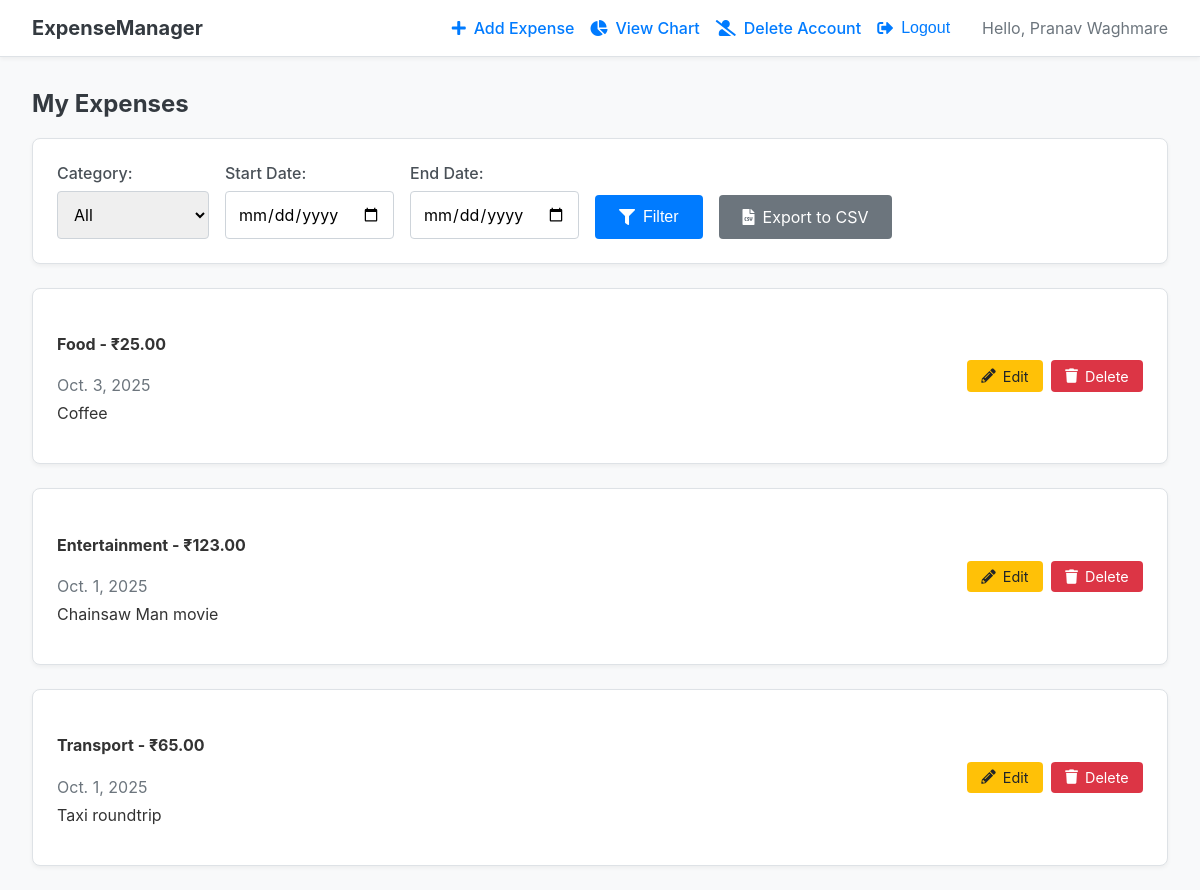
Before: / (signed in) with the older database file.
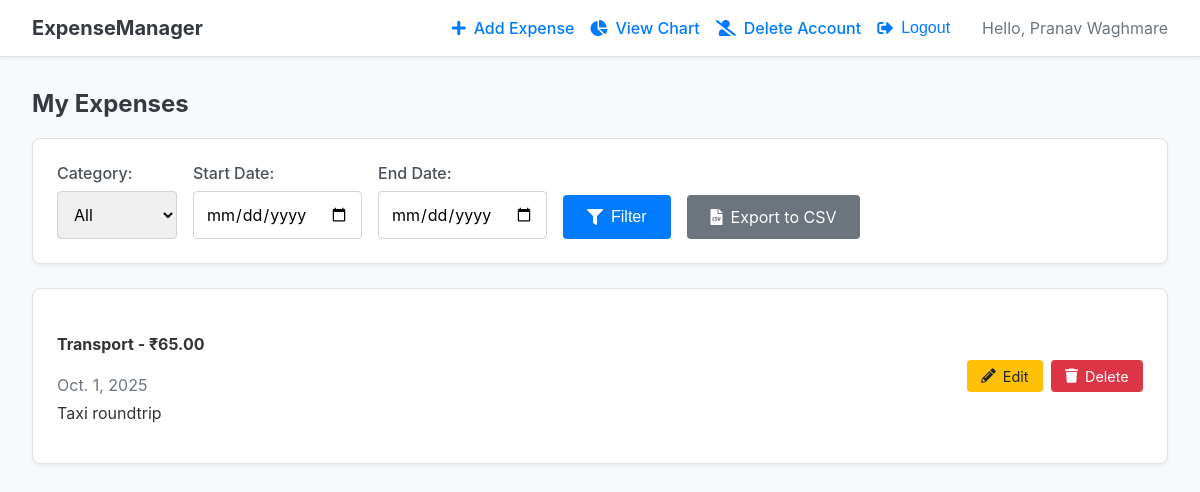
After: the same page with the newer database file.
### expenses/models.py (models this page shows, shortened)
class Expense(models.Model):
    CATEGORY_CHOICES = [
        ('Entertainment', 'Entertainment'),
        ('Food', 'Food'),
        ('Transport', 'Transport'),
        ('Bills', 'Bills'),
        ('Healthcare', 'Healthcare'),
        ('Other', 'Other'),
    ]
    user = models.ForeignKey(User, on_delete=models.CASCADE)
    date = models.DateField()
    amount = models.DecimalField(max_digits=10, decimal_places=2)  # Using DecimalField is best practice for currency
    category = models.CharField(max_length=100, choices=CATEGORY_CHOICES)
    description = models.TextField(blank=True, null=True)  # Optional description

### expenses/views.py (the view)
# urls.py: path('', views.view_expenses, name='view_expenses'), # Dashboard/Home Page [cite: 76]
@login_required
def view_expenses(request):
    expenses = Expense.objects.filter(user=request.user).order_by('-date')
    categories = Expense.objects.filter(user=request.user).values_list('category', flat=True).distinct()
    category_filter = request.GET.get('category')
    start_date_filter = request.GET.get('start_date')
    end_date_filter = request.GET.get('end_date')
    if category_filter:
        expenses = expenses.filter(category=category_filter)
    if start_date_filter:
        expenses = expenses.filter(date__gte=start_date_filter)
    if end_date_filter:
        expenses = expenses.filter(date__lte=end_date_filter)
    context = {
        'expenses': expenses,
        'categories': categories,
    }
    return render(request, 'expenses/view_expenses.html', context)

### expenses/templates/expenses/view_expenses.html (shortened to what this page needs)
{% extends 'expenses/base.html' %}
{% block content %}
    <h2>My Expenses</h2>
    <form method="get" class="card">
        <div style="display: flex; align-items: flex-end; gap: 1em; flex-wrap: wrap;">
            <div class="filter-form">
                <label for="category">Category:</label>
                <select name="category" id="category">
                    <option value="">All</option>
                </select>
            </div>
            <div class="filter-form">
                <label for="start_date">Start Date:</label>
                <input type="date" name="start_date" id="start_date" value="{{ request.GET.start_date }}">
            </div>
            <div class="filter-form">
                <label for="end_date">End Date:</label>
                <input type="date" name="end_date" id="end_date" value="{{ request.GET.end_date }}">
            </div>
            <div style="display: flex; gap: 1em;">
                <button type="submit"><i class="fas fa-filter"></i>Filter</button>
                <a href="{% url 'export_to_csv' %}" class="btn btn-secondary"><i class="fas fa-file-csv"></i>Export to CSV</a>
            </div>
        </div>
    </form>
    {% for expense in expenses %}
        <div class="card">
            <div style="display: flex; justify-content: space-between; align-items: center;">
                <div>
                    <h4>{{ expense.category }} - ₹{{ expense.amount }}</h4>
                    <p style="margin: 0; color: #6c757d;">{{ expense.date }}</p>
                    {% if expense.description %}<p style="margin-top: 0.5em;">{{ expense.description }}</p>{% endif %}
                </div>
                <div style="display: flex; gap: 0.5em;">
                    <a href="{% url 'edit_expense' expense.id %}" class="btn btn-sm btn-edit"><i class="fas fa-pencil-alt"></i>Edit</a>
                    <a href="{% url 'delete_expense' expense.id %}" class="btn btn-sm btn-delete"><i class="fas fa-trash"></i>Delete</a>
                </div>
            </div>
        </div>
    {% empty %}
        <div class="card">
            <p>No expenses found. Add your first one!</p>
        </div>
    {% endfor %}
{% endblock %}

### expenses/templates/expenses/base.html (shortened to what this page needs)
<!DOCTYPE html>
<html lang="en">
<head>
    <link rel="stylesheet" href="https://cdnjs.cloudflare.com/ajax/libs/font-awesome/5.15.4/css/all.min.css">
</head>
<body>
    <nav>
        <div class="nav-left">
            <a href="{% url 'view_expenses' %}">ExpenseManager</a>
        </div>
        <div class="nav-right">
            {% if user.is_authenticated %}
                <a href="{% url 'add_expense' %}"><i class="fas fa-plus"></i>Add Expense</a>
                <a href="{% url 'chart' %}"><i class="fas fa-chart-pie"></i>View Chart</a>
                <a href="{% url 'delete_account' %}"><i class="fas fa-user-slash"></i>Delete Account</a>
                <form action="{% url 'logout' %}" method="post" style="display: inline;">
                    {% csrf_token %} <button type="submit"><i class="fas fa-sign-out-alt"></i>Logout</button>
                </form>
                <span>Hello, {% if user.first_name %}{{ user.get_full_name }}{% else %}{{ user.username }}{% endif %}</span>
            {% else %}
                <a href="{% url 'login' %}"><i class="fas fa-sign-in-alt"></i>Login</a>
                <a href="{% url 'signup' %}"><i class="fas fa-user-plus"></i>Sign Up</a>
            {% endif %}
        </div>
    </nav>
    <main>
        {% block content %}{% endblock %}
    </main>
</body>
</html>

### expenses/templates/expenses/base.html (style rules this page uses)
body { font-family: -apple-system, BlinkMacSystemFont, "Segoe UI", Roboto, "Helvetica Neue", Arial, sans-serif; margin: 0; background-color: #f8f9fa; color: #333; transition: background-color 0.3s; }
nav { background: #fff; padding: 1em 2em; margin-bottom: 2em; border-bottom: 1px solid #dee2e6; display: flex; justify-content: space-between; align-items: center; box-shadow: 0 2px 4px rgba(0,0,0,0.05); }
nav a, .nav-right form button { margin-right: 1em; text-decoration: none; color: #007bff; font-weight: 500; transition: color 0.2s, transform 0.2s; display: inline-flex; align-items: center; }
nav a i, .nav-right form button i { margin-right: 0.5em; }
.nav-right form button { background: none; border: none; cursor: pointer; padding: 0; font-size: 1rem; }
.nav-left a { font-size: 1.25rem; font-weight: bold; color: #343a40; }
.nav-right { display: flex; align-items: center; }
.nav-right span { margin-left: 1em; color: #6c757d; }
main { padding: 0 2em; }
.card { background: #fff; border: 1px solid #dee2e6; padding: 1.5em; margin-bottom: 1.5em; border-radius: 0.5rem; box-shadow: 0 2px 4px rgba(0,0,0,0.05); transition: transform 0.2s, box-shadow 0.2s; }
h2, h3 { color: #343a40; }
form label { margin-bottom: 0.5em; font-weight: 500; color: #495057; }
.filter-form label { display: block; margin-bottom: 0.5em; }
input[type="text"], input[type="password"], input[type="email"], input[type="date"], input[type="number"], select, textarea { width: 100%; padding: 0.75em; border: 1px solid #ced4da; border-radius: 0.25rem; box-sizing: border-box; font-family: inherit; font-size: 1rem; transition: border-color 0.2s, box-shadow 0.2s; }
.btn, button[type="submit"] { padding: 0.75em 1.5em; border: none; border-radius: 0.25rem; cursor: pointer; font-size: 1rem; text-decoration: none; text-align: center; transition: background-color 0.2s, transform 0.2s; display: inline-flex; align-items: center; justify-content: center; }
.btn i, button[type="submit"] i { margin-right: 0.5em; }
button[type="submit"] { background-color: #007bff; color: #fff; }
.btn-sm { padding: 0.5em 1em; font-size: 0.9rem; }
.btn-edit { background-color: #ffc107; color: #212529; }
.btn-delete { background-color: #dc3545; color: #fff; }
.btn-secondary { background-color: #6c757d; color: #fff; }

Changed rows visible on the page:
removed Expense: category "Food", amount "25.00", date "Oct. 3, 2025", description "Coffee"
removed Expense: category "Entertainment", amount "123.00", date "Oct. 1, 2025", description "Chainsaw Man movie"
